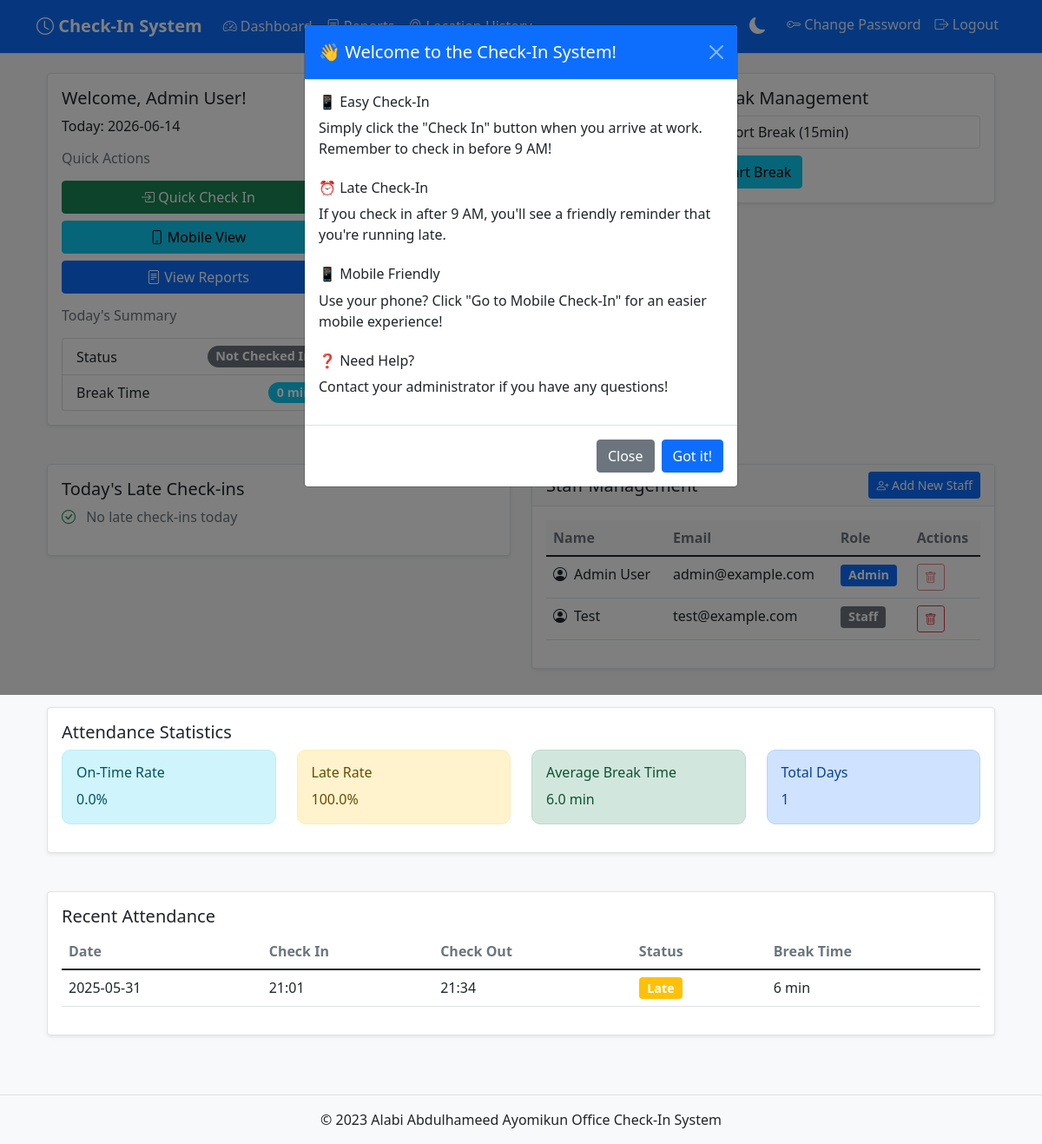
The app's page /dashboard (signed in), older data.
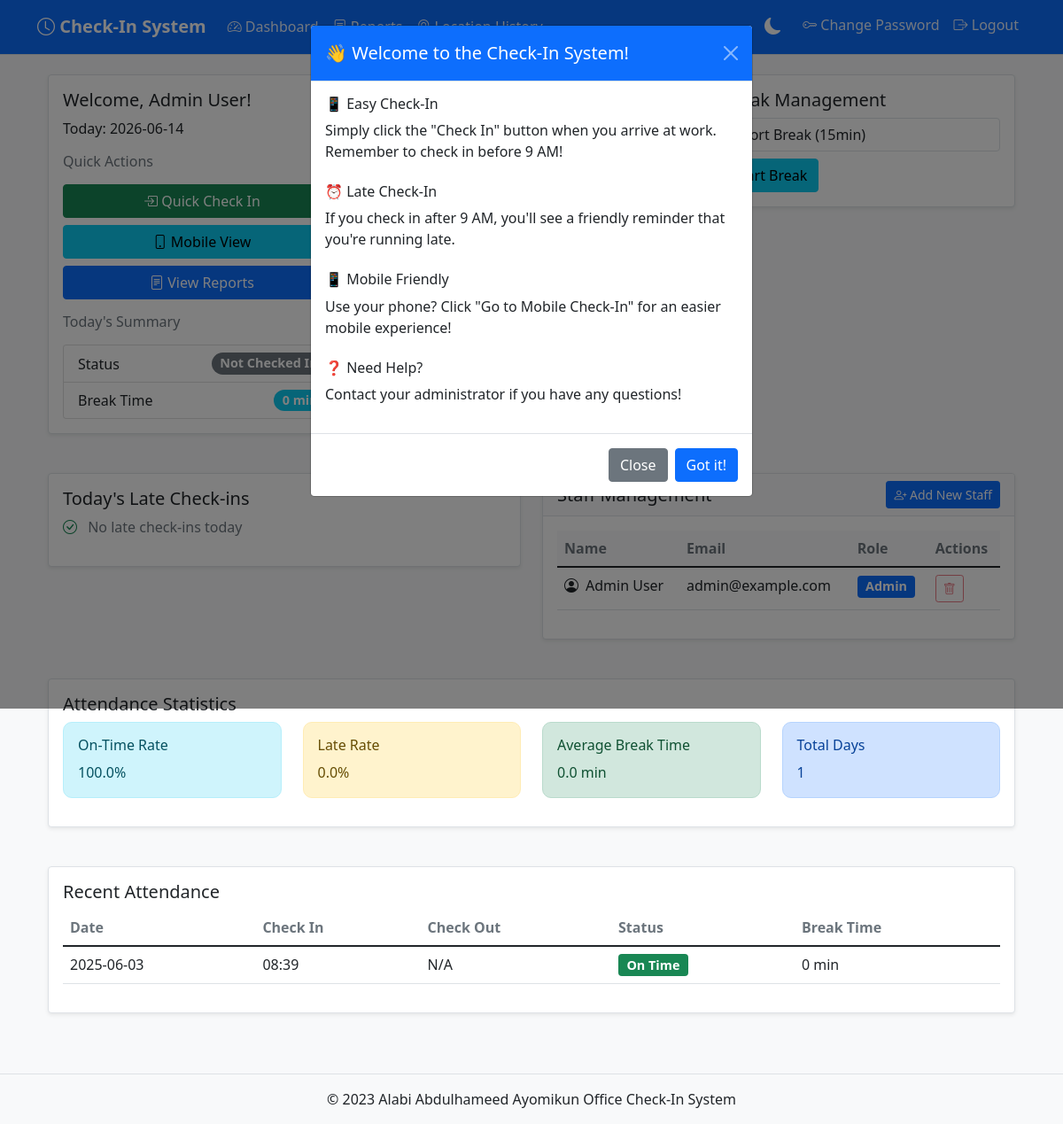
The same page, newer data.
### tables this page shows
CREATE TABLE staff (
            id INTEGER PRIMARY KEY AUTOINCREMENT,
            name TEXT NOT NULL,
            email TEXT UNIQUE NOT NULL,
            password TEXT NOT NULL,
            role TEXT NOT NULL,
            created_at TIMESTAMP DEFAULT CURRENT_TIMESTAMP
        );

CREATE TABLE check_in_logs (
            id INTEGER PRIMARY KEY AUTOINCREMENT,
            staff_id INTEGER NOT NULL,
            check_in_time TIMESTAMP,
            check_out_time TIMESTAMP,
            date TEXT NOT NULL,
            is_late BOOLEAN DEFAULT FALSE,
            late_reason TEXT,
            total_break_time INTEGER DEFAULT 0,
            FOREIGN KEY (staff_id) REFERENCES staff (id)
        );

### app.py (the view, shortened to what this page needs)
@app.route('/dashboard')
def dashboard():
    if 'user_id' not in session:
        return redirect(url_for('login'))
    user_id = session['user_id']
    user_name = session['user_name']
    user_role = session['user_role']
    conn = get_db()
    cursor = conn.cursor()
    today = datetime.now().strftime('%Y-%m-%d')
    cursor.execute('SELECT id, check_in_time, check_out_time, is_late, total_break_time FROM check_in_logs WHERE staff_id = ? AND date = ?',
                  (user_id, today))
    log = cursor.fetchone()
    cursor.execute('''
        SELECT
            date,
            check_in_time,
            check_out_time,
            is_late,
            total_break_time
        FROM check_in_logs
        WHERE staff_id = ?
        ORDER BY date DESC
        LIMIT 5
    ''', (user_id,))
    recent_logs = cursor.fetchall()
    total_days = len(recent_logs)
    on_time_days = sum(1 for log in recent_logs if not log[3])  # not late
    late_days = sum(1 for log in recent_logs if log[3])  # late
    avg_break_time = sum(log[4] or 0 for log in recent_logs) / total_days if total_days > 0 else 0
    active_break = None
    staff_list = []
    late_check_ins = []
    if user_role == 'admin':
        cursor.execute('SELECT id, name, email, role FROM staff')
        staff_list = cursor.fetchall()
        cursor.execute('''
            SELECT s.name, l.check_in_time
            FROM check_in_logs l
            JOIN staff s ON l.staff_id = s.id
            WHERE l.date = ? AND l.is_late = 1
            ORDER BY l.check_in_time DESC
        ''', (today,))
        late_check_ins = cursor.fetchall()
    conn.close()
    attendance_stats = {
        'on_time_percentage': (on_time_days / total_days * 100) if total_days > 0 else 0,
        'late_percentage': (late_days / total_days * 100) if total_days > 0 else 0,
        'avg_break_time': round(avg_break_time, 1),
        'total_days': total_days,
        'on_time_days': on_time_days,
        'late_days': late_days
    }
    return render_template('dashboard.html',
                         user_name=user_name,
                         user_role=user_role,
                         log=log,
                         today=today,
                         staff_list=staff_list,
                         is_late=log[3] if log else False,
                         late_check_ins=late_check_ins,
                         active_break=active_break,
                         attendance_stats=attendance_stats,
                         recent_logs=recent_logs)

### app.py (called while the page is built)
def convert_datetime(val):
    try:
        return datetime.fromisoformat(val.decode())
    except (AttributeError, ValueError):
        return None

def get_db():
    if not hasattr(g, 'sqlite_db'):
        try:
            g.sqlite_db = sqlite3.connect(
                app.config['DATABASE_PATH'],
                detect_types=sqlite3.PARSE_DECLTYPES | sqlite3.PARSE_COLNAMES,
            )
            g.sqlite_db.row_factory = sqlite3.Row
        except sqlite3.Error as e:
            print(f"Database connection error: {str(e)}")
            raise
    return g.sqlite_db

@app.after_request
def add_cache_headers(response):
    try:
        if request.path.startswith('/static'):
            response.headers['Cache-Control'] = 'public, max-age=3600'
        return response
    except Exception as e:
        print(f"Error adding cache headers: {str(e)}")
        return response

### templates/dashboard.html (shortened to what the changed rows need)
{% extends 'base.html' %}
{% block content %}
<div class="container mt-4">
    <div class="row">
        <div class="col-md-4">
            <div class="card">
                <div class="card-body">
                    <h5 class="card-title">Welcome, {{ user_name }}!</h5>
                    <p class="card-text">Today: {{ today }}</p>
                    <div class="quick-actions mb-3">
                        <h6 class="text-muted mb-3">Quick Actions</h6>
                        <div class="d-grid gap-2">
                        </div>
                    </div>
                    <div class="today-summary">
                        <h6 class="text-muted mb-3">Today's Summary</h6>
                        <div class="list-group">
                        </div>
                    </div>
                </div>
            </div>
        </div>
    </div>
    {% if user_role == 'admin' %}
    <div class="row mt-4">
        <div class="col-md-6">
            <div class="card">
                <div class="card-body">
                    <div class="table-responsive">
                        <table class="table table-hover">
                            <thead class="table-light">
                                <tr>
                                    <th>Name</th>
                                    <th>Email</th>
                                    <th>Role</th>
                                    <th>Actions</th>
                                </tr>
                            </thead>
                            <tbody>
                                {% for staff in staff_list %}
                                <tr>
                                    <td>
                                        <div class="d-flex align-items-center">
                                            <i class="bi bi-person-circle me-2"></i>
                                            {{ staff.name }}
                                        </div>
                                    </td>
                                    <td>{{ staff.email }}</td>
                                    <td>
                                        <span class="badge bg-{{ 'primary' if staff.role == 'admin' else 'secondary' }}">
                                            {{ staff.role|title }}
                                        </span>
                                    </td>
                                    <td>
                                        <div class="btn-group">
                                            <form method="post" action="{{ url_for('delete_staff', staff_id=staff.id) }}" class="d-inline">
                                                <button type="submit" class="btn btn-outline-danger btn-sm"
                                                        onclick="return confirm('Are you sure you want to delete {{ staff.name }}?')"
                                                        {{ 'disabled' if staff.id == session.user_id }}>
                                                    <i class="bi bi-trash"></i>
                                                </button>
                                            </form>
                                        </div>
                                    </td>
                                </tr>
                                {% endfor %}
                            </tbody>
                        </table>
                    </div>
                </div>
            </div>
        </div>
    </div>
    {% endif %}
    <div class="row mt-4">
        <div class="col-md-12">
            <div class="card">
                <div class="card-body">
                    <div class="row">
                        <div class="col-md-3">
                            <div class="alert alert-info">
                                <h6>On-Time Rate</h6>
                                <p class="mb-0">{{ "%.1f"|format(attendance_stats.on_time_percentage) }}%</p>
                            </div>
                        </div>
                        <div class="col-md-3">
                            <div class="alert alert-warning">
                                <h6>Late Rate</h6>
                                <p class="mb-0">{{ "%.1f"|format(attendance_stats.late_percentage) }}%</p>
                            </div>
                        </div>
                        <div class="col-md-3">
                            <div class="alert alert-success">
                                <h6>Average Break Time</h6>
                                <p class="mb-0">{{ attendance_stats.avg_break_time }} min</p>
                            </div>
                        </div>
                    </div>
                </div>
            </div>
        </div>
    </div>
    <div class="row mt-4">
        <div class="col-md-12">
            <div class="card">
                <div class="card-body">
                    <div class="table-responsive">
                        <table class="table">
                            <thead>
                                <tr>
                                    <th>Date</th>
                                    <th>Check In</th>
                                    <th>Check Out</th>
                                    <th>Status</th>
                                    <th>Break Time</th>
                                </tr>
                            </thead>
                            <tbody>
                                {% for log in recent_logs %}
                                <tr>
                                    <td>{{ log.date }}</td>
                                    <td>{{ log.check_in_time.strftime('%H:%M') if log.check_in_time else 'N/A' }}</td>
                                    <td>{{ log.check_out_time.strftime('%H:%M') if log.check_out_time else 'N/A' }}</td>
                                    <td>
                                        {% if log.is_late %}
                                            <span class="badge bg-warning">Late</span>
                                        {% else %}
                                            <span class="badge bg-success">On Time</span>
                                        {% endif %}
                                    </td>
                                    <td>{{ log.total_break_time or 0 }} min</td>
                                </tr>
                                {% endfor %}
                            </tbody>
                        </table>
                    </div>
                </div>
            </div>
        </div>
    </div>
</div>
{% endblock %}

Row changes from the older to the newer data that the page shows:
removed staff: name "Test", email "test@example.com", role "Staff"
removed check_in_logs: date "2025-05-31", check_in_time "21:01", check_out_time "21:34", is_late "Late", total_break_time "6"
added check_in_logs: date "2025-06-03", check_in_time "08:39", check_out_time "N/A", is_late "On Time", total_break_time "0"
Text that changed along with them:
{{ "%.1f"|format(attendance_stats.on_time_percentage) }}: "0.0" → "100.0"
{{ "%.1f"|format(attendance_stats.late_percentage) }}: "100.0" → "0.0"
{{ attendance_stats.avg_break_time }}: "6.0" → "0.0"
